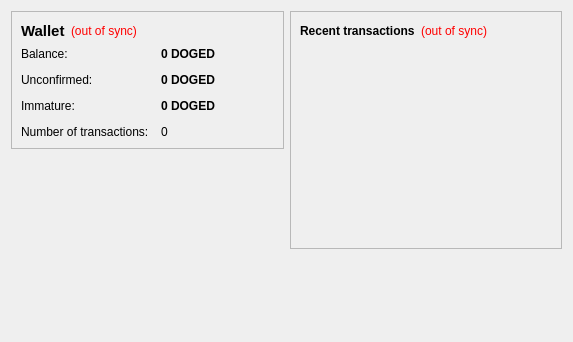
<?xml version="1.0" encoding="UTF-8"?>
<ui version="4.0">
 <class>OverviewPage</class>
 <widget class="QWidget" name="OverviewPage">
  <property name="geometry">
   <rect>
    <x>0</x>
    <y>0</y>
    <width>573</width>
    <height>342</height>
   </rect>
  </property>
  <property name="windowTitle">
   <string>Form</string>
  </property>
  <layout class="QHBoxLayout" name="horizontalLayout" stretch="1,1">
   <item>
    <layout class="QVBoxLayout" name="verticalLayout_2">
     <item>
      <widget class="QFrame" name="frame">
       <property name="frameShape">
        <enum>QFrame::StyledPanel</enum>
       </property>
       <property name="frameShadow">
        <enum>QFrame::Raised</enum>
       </property>
       <layout class="QVBoxLayout" name="verticalLayout_4">
        <item>
         <layout class="QHBoxLayout" name="horizontalLayout_4">
          <item>
           <widget class="QLabel" name="label_5">
            <property name="font">
             <font>
              <pointsize>11</pointsize>
              <weight>75</weight>
              <bold>true</bold>
             </font>
            </property>
            <property name="text">
             <string>Wallet</string>
            </property>
           </widget>
          </item>
          <item>
           <widget class="QLabel" name="labelWalletStatus">
            <property name="toolTip">
             <string>The displayed information may be out of date. Your wallet automatically synchronizes with the DogeCoinDark network after a connection is established, but this process has not completed yet.</string>
            </property>
            <property name="styleSheet">
             <string notr="true">QLabel { color: red; }</string>
            </property>
            <property name="text">
             <string notr="true">(out of sync)</string>
            </property>
            <property name="alignment">
             <set>Qt::AlignLeading|Qt::AlignLeft|Qt::AlignVCenter</set>
            </property>
           </widget>
          </item>
          <item>
           <spacer name="horizontalSpacer_2">
            <property name="orientation">
             <enum>Qt::Horizontal</enum>
            </property>
            <property name="sizeHint" stdset="0">
             <size>
              <width>40</width>
              <height>20</height>
             </size>
            </property>
           </spacer>
          </item>
         </layout>
        </item>
        <item>
         <layout class="QFormLayout" name="formLayout_2">
          <property name="fieldGrowthPolicy">
           <enum>QFormLayout::AllNonFixedFieldsGrow</enum>
          </property>
          <property name="horizontalSpacing">
           <number>12</number>
          </property>
          <property name="verticalSpacing">
           <number>12</number>
          </property>
          <item row="0" column="0">
           <widget class="QLabel" name="label">
            <property name="text">
             <string>Balance:</string>
            </property>
           </widget>
          </item>
          <item row="0" column="1">
           <widget class="QLabel" name="labelBalance">
            <property name="font">
             <font>
              <weight>75</weight>
              <bold>true</bold>
             </font>
            </property>
            <property name="cursor">
             <cursorShape>IBeamCursor</cursorShape>
            </property>
            <property name="toolTip">
             <string>Your current balance</string>
            </property>
            <property name="text">
             <string notr="true">0 DOGED</string>
            </property>
            <property name="textInteractionFlags">
             <set>Qt::LinksAccessibleByMouse|Qt::TextSelectableByKeyboard|Qt::TextSelectableByMouse</set>
            </property>
           </widget>
          </item>
          <item row="2" column="0">
           <widget class="QLabel" name="label_3">
            <property name="text">
             <string>Unconfirmed:</string>
            </property>
           </widget>
          </item>
          <item row="2" column="1">
           <widget class="QLabel" name="labelUnconfirmed">
            <property name="font">
             <font>
              <weight>75</weight>
              <bold>true</bold>
             </font>
            </property>
            <property name="cursor">
             <cursorShape>IBeamCursor</cursorShape>
            </property>
            <property name="toolTip">
             <string>Total of transactions that have yet to be confirmed, and do not yet count toward the current balance</string>
            </property>
            <property name="text">
             <string notr="true">0 DOGED</string>
            </property>
            <property name="textInteractionFlags">
             <set>Qt::LinksAccessibleByMouse|Qt::TextSelectableByKeyboard|Qt::TextSelectableByMouse</set>
            </property>
           </widget>
          </item>
          <item row="3" column="0">
           <widget class="QLabel" name="labelImmatureText">
            <property name="text">
             <string>Immature:</string>
            </property>
           </widget>
          </item>
          <item row="3" column="1">
           <widget class="QLabel" name="labelImmature">
            <property name="font">
             <font>
              <weight>75</weight>
              <bold>true</bold>
             </font>
            </property>
            <property name="toolTip">
             <string>Mined balance that has not yet matured</string>
            </property>
            <property name="text">
             <string notr="true">0 DOGED</string>
            </property>
            <property name="textInteractionFlags">
             <set>Qt::LinksAccessibleByMouse|Qt::TextSelectableByKeyboard|Qt::TextSelectableByMouse</set>
            </property>
           </widget>
          </item>
          <item row="4" column="0">
           <widget class="QLabel" name="label_2">
            <property name="text">
             <string>Number of transactions:</string>
            </property>
           </widget>
          </item>
          <item row="4" column="1">
           <widget class="QLabel" name="labelNumTransactions">
            <property name="toolTip">
             <string>Total number of transactions in wallet</string>
            </property>
            <property name="text">
             <string notr="true">0</string>
            </property>
           </widget>
          </item>
         </layout>
        </item>
       </layout>
      </widget>
     </item>
     <item>
      <spacer name="verticalSpacer">
       <property name="orientation">
        <enum>Qt::Vertical</enum>
       </property>
       <property name="sizeHint" stdset="0">
        <size>
         <width>20</width>
         <height>40</height>
        </size>
       </property>
      </spacer>
     </item>
     <item>
      <widget class="QLabel" name="label_6">
       <property name="text">
        <string/>
       </property>
       <property name="pixmap">
        <pixmap resource="../bitcoin.qrc">:/images/backg</pixmap>
       </property>
       <property name="scaledContents">
        <bool>false</bool>
       </property>
       <property name="alignment">
        <set>Qt::AlignCenter</set>
       </property>
       <property name="margin">
        <number>-2</number>
       </property>
      </widget>
     </item>
    </layout>
   </item>
   <item>
    <layout class="QVBoxLayout" name="verticalLayout_3">
     <item>
      <widget class="QFrame" name="frame_2">
       <property name="frameShape">
        <enum>QFrame::StyledPanel</enum>
       </property>
       <property name="frameShadow">
        <enum>QFrame::Raised</enum>
       </property>
       <layout class="QVBoxLayout" name="verticalLayout">
        <item>
         <layout class="QHBoxLayout" name="horizontalLayout_2">
          <item>
           <widget class="QLabel" name="label_4">
            <property name="text">
             <string>&lt;b&gt;Recent transactions&lt;/b&gt;</string>
            </property>
           </widget>
          </item>
          <item>
           <widget class="QLabel" name="labelTransactionsStatus">
            <property name="toolTip">
             <string>The displayed information may be out of date. Your wallet automatically synchronizes with the DogeCoinDark network after a connection is established, but this process has not completed yet.</string>
            </property>
            <property name="styleSheet">
             <string notr="true">QLabel { color: red; }</string>
            </property>
            <property name="text">
             <string notr="true">(out of sync)</string>
            </property>
            <property name="alignment">
             <set>Qt::AlignRight|Qt::AlignTrailing|Qt::AlignVCenter</set>
            </property>
           </widget>
          </item>
          <item>
           <spacer name="horizontalSpacer">
            <property name="orientation">
             <enum>Qt::Horizontal</enum>
            </property>
            <property name="sizeHint" stdset="0">
             <size>
              <width>40</width>
              <height>20</height>
             </size>
            </property>
           </spacer>
          </item>
         </layout>
        </item>
        <item>
         <widget class="QListView" name="listTransactions">
          <property name="styleSheet">
           <string notr="true">QListView { background: transparent; }</string>
          </property>
          <property name="frameShape">
           <enum>QFrame::NoFrame</enum>
          </property>
          <property name="verticalScrollBarPolicy">
           <enum>Qt::ScrollBarAlwaysOff</enum>
          </property>
          <property name="horizontalScrollBarPolicy">
           <enum>Qt::ScrollBarAlwaysOff</enum>
          </property>
          <property name="selectionMode">
           <enum>QAbstractItemView::NoSelection</enum>
          </property>
         </widget>
        </item>
       </layout>
      </widget>
     </item>
     <item>
      <spacer name="verticalSpacer_2">
       <property name="orientation">
        <enum>Qt::Vertical</enum>
       </property>
       <property name="sizeHint" stdset="0">
        <size>
         <width>20</width>
         <height>40</height>
        </size>
       </property>
      </spacer>
     </item>
    </layout>
   </item>
  </layout>
 </widget>
 <resources/>
 <connections/>
</ui>
